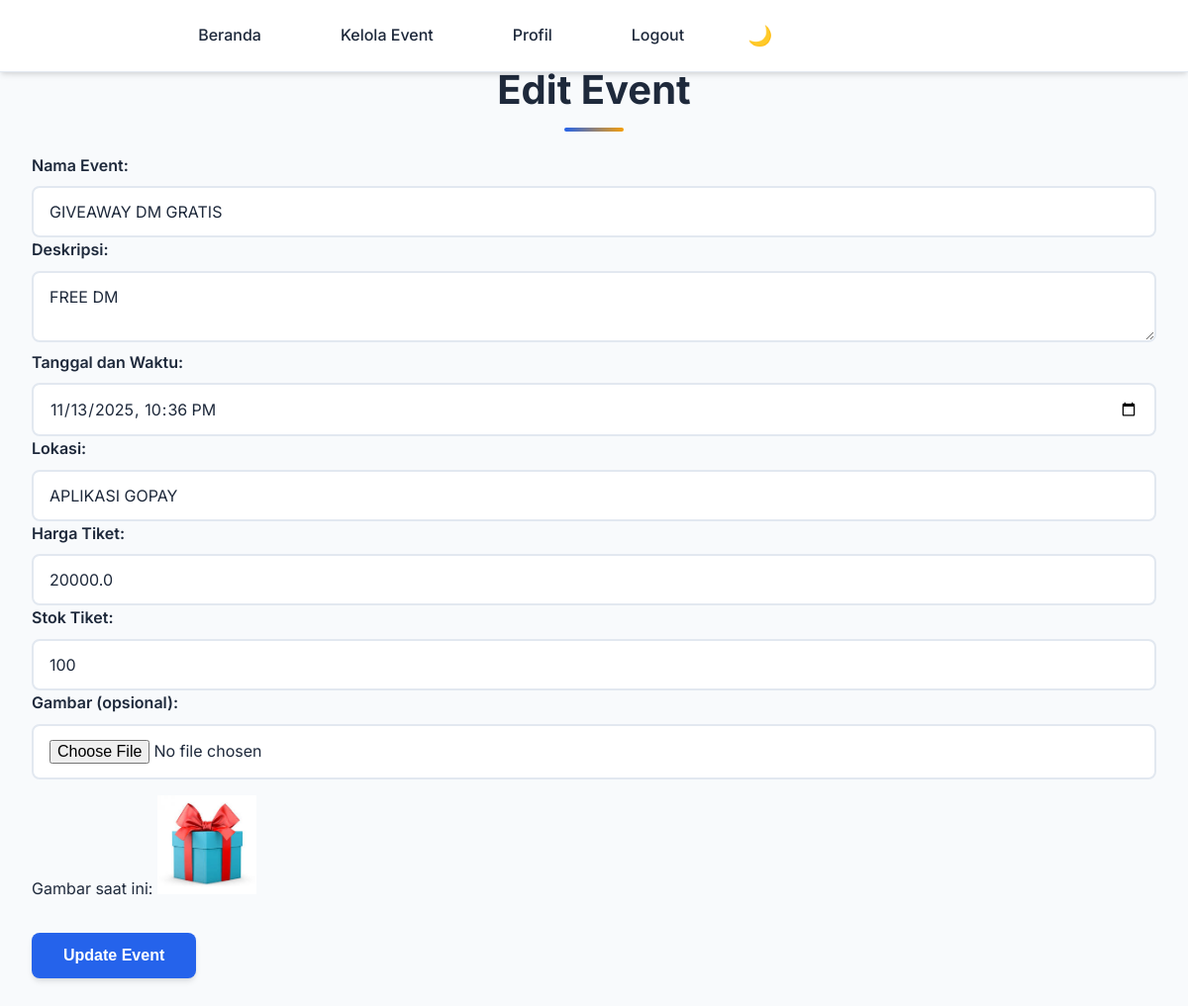
The page /events/2/edit (signed in) on the database its author committed.
### app.py (models this page shows, shortened)
class Event(db.Model):
    id = db.Column(db.Integer, primary_key=True)
    nama_event = db.Column(db.String(100), nullable=False)
    deskripsi = db.Column(db.Text, nullable=False)
    tanggal = db.Column(db.DateTime, nullable=False)
    lokasi = db.Column(db.String(100), nullable=False)
    gambar = db.Column(db.String(200), nullable=True)
    user_id = db.Column(db.Integer, db.ForeignKey('user.id'), nullable=False)
    harga = db.Column(db.Float, nullable=False, default=0.0)
    stok = db.Column(db.Integer, nullable=False, default=0)
    user = db.relationship('User', backref=db.backref('events', lazy=True))

### app.py (the view)
    def wrapper(*args, **kwargs):
        if 'user_id' not in session:
            flash('Anda harus login terlebih dahulu.', 'error')
            return redirect(url_for('login'))
        return f(*args, **kwargs)

### app.py (called while the page is built, shortened)
def login_required(f):
    def wrapper(*args, **kwargs):
        if 'user_id' not in session:
            flash('Anda harus login terlebih dahulu.', 'error')
            return redirect(url_for('login'))
        return f(*args, **kwargs)
    wrapper.__name__ = f.__name__
    return wrapper

@app.route('/events/<int:id>/edit', methods=['GET', 'POST'])
@login_required
def edit_event(id):
    event = Event.query.get_or_404(id)
    user = User.query.get(session['user_id'])
    if event.user_id != session['user_id'] and not user.is_admin:
        flash('Anda tidak memiliki izin untuk mengedit event ini.', 'error')
        return redirect(url_for('events'))
    return render_template('edit_event.html', event=event)

### templates/edit_event.html (shortened to what this page needs)
<!DOCTYPE html>
<html lang="en">
<head>
    <link rel="stylesheet" href="{{ url_for('static', filename='style.css') }}">
</head>
<body>
    <nav>
        <ul>
            <li><a href="{{ url_for('beranda') }}">Beranda</a></li>
            <li><a href="{{ url_for('events') }}">Kelola Event</a></li>
            <li><a href="{{ url_for('profil') }}">Profil</a></li>
            <li><a href="{{ url_for('logout') }}">Logout</a></li>
            <li><button class="theme-toggle" id="theme-toggle">🌙</button></li>
            {% if session.username %}
            <li style="color: white; font-weight: bold;">Selamat datang, {{ session.username }}</li>
            {% endif %}
        </ul>
    </nav>
    <div class="container">
        <h1>Edit Event</h1>
        <form method="POST" enctype="multipart/form-data">
            <label for="nama_event">Nama Event:</label>
            <input type="text" id="nama_event" name="nama_event" value="{{ event.nama_event }}" required>
            <label for="deskripsi">Deskripsi:</label>
            <textarea id="deskripsi" name="deskripsi" required>{{ event.deskripsi }}</textarea>
            <label for="tanggal">Tanggal dan Waktu:</label>
            <input type="datetime-local" id="tanggal" name="tanggal"
                value="{{ event.tanggal.strftime('%Y-%m-%dT%H:%M') }}" required>
            <label for="lokasi">Lokasi:</label>
            <input type="text" id="lokasi" name="lokasi" value="{{ event.lokasi }}" required>
            <label for="harga">Harga Tiket:</label>
            <input type="number" id="harga" name="harga" step="0.01" min="0" value="{{ event.harga }}" required>
            <label for="stok">Stok Tiket:</label>
            <input type="number" id="stok" name="stok" min="0" value="{{ event.stok }}" required>
            <label for="gambar">Gambar (opsional):</label>
            <input type="file" id="gambar" name="gambar" accept="image/*">
            {% if event.gambar %}
            <p>Gambar saat ini: <img src="{{ url_for('static', filename='uploads/' + event.gambar) }}"
                    alt="Current Image" style="width: 100px; height: 100px; object-fit: cover;"></p>
            {% endif %}
            <button type="submit" class="btn">Update Event</button>
        </form>
    </div>
</body>
</html>

### static/style.css (style rules this page uses)
:root { --primary-color: #2563eb; --primary-dark: #1d4ed8; --secondary-color: #64748b; --accent-color: #f59e0b; --success-color: #10b981; --error-color: #ef4444; --warning-color: #f59e0b; --background: #f8fafc; --surface: #ffffff; --surface-elevated: #f1f5f9; --text-primary: #1e293b; --text-secondary: #64748b; --border: #e2e8f0; --shadow: 0 4px 6px -1px rgba(0, 0, 0, 0.1), 0 2px 4px -1px rgba(0, 0, 0, 0.06); --shadow-lg: 0 10px 15px -3px rgba(0, 0, 0, 0.1), 0 4px 6px -2px rgba(0, 0, 0, 0.05); --dark-background: #0f172a; --dark-surface: #1e293b; --dark-surface-elevated: #334155; --dark-text-primary: #f1f5f9; --dark-text-secondary: #cbd5e1; --dark-border: #334155; --dark-shadow: 0 4px 6px -1px rgba(0, 0, 0, 0.3), 0 2px 4px -1px rgba(0, 0, 0, 0.2); --dark-shadow-lg: 0 10px 15px -3px rgba(0, 0, 0, 0.3), 0 4px 6px -2px rgba(0, 0, 0, 0.2); }
* { box-sizing: border-box; }
body { font-family: 'Inter', -apple-system, BlinkMacSystemFont, 'Segoe UI', Roboto, sans-serif; margin: 0; padding: 0; background: var(--background); color: var(--text-primary); line-height: 1.6; -webkit-font-smoothing: antialiased; -moz-osx-font-smoothing: grayscale; }
.container { max-width: 1200px; margin: 0 auto; padding: 2rem; min-height: calc(100vh - 200px); }
nav { position: fixed; top: 0; left: 0; right: 0; background: var(--surface); padding: 1rem 2rem; box-shadow: var(--shadow); z-index: 1000; border-bottom: 1px solid var(--border); }
nav ul { list-style: none; padding: 0; margin: 0; display: flex; justify-content: center; gap: 2rem; max-width: 1200px; margin: 0 auto; align-items: center; }
.theme-toggle { background: none; border: none; color: var(--text-primary); font-size: 1.25rem; cursor: pointer; padding: 0.5rem; border-radius: 0.375rem; transition: all 0.2s ease; margin-left: auto; }
nav a { color: var(--text-primary); text-decoration: none; font-weight: 500; padding: 0.75rem 1.5rem; border-radius: 0.5rem; transition: all 0.2s ease; position: relative; }
nav a::after { content: ''; position: absolute; bottom: 0; left: 50%; width: 0; height: 2px; background: var(--primary-color); transition: all 0.2s ease; transform: translateX(-50%); }
h1 { font-size: 2.5rem; font-weight: 700; text-align: center; margin-bottom: 2rem; color: var(--text-primary); position: relative; }
h1::after { content: ''; position: absolute; bottom: -10px; left: 50%; width: 60px; height: 4px; background: linear-gradient(90deg, var(--primary-color), var(--accent-color)); border-radius: 2px; transform: translateX(-50%); }
label { display: block; margin-bottom: 0.5rem; font-weight: 600; color: var(--text-primary); font-size: 1rem; }
input, textarea, select { width: 100%; padding: 0.875rem 1rem; border: 2px solid var(--border); border-radius: 0.5rem; font-size: 1rem; transition: all 0.2s ease; background: var(--surface); color: var(--text-primary); box-sizing: border-box; font-family: inherit; }
.btn { background: var(--primary-color); color: white; border: none; padding: 0.875rem 2rem; border-radius: 0.5rem; font-size: 1rem; font-weight: 600; cursor: pointer; transition: all 0.2s ease; box-shadow: var(--shadow); margin-top: 1rem; display: inline-flex; align-items: center; gap: 0.5rem; }
a { color: #667eea; text-decoration: none; font-weight: 500; }

### rows shown on the page
Event: nama_event "GIVEAWAY DM GRATIS", deskripsi "FREE DM", tanggal "11/13/2025 22:36", lokasi "APLIKASI GOPAY", harga "20000.0", stok "100", gambar (picture)
